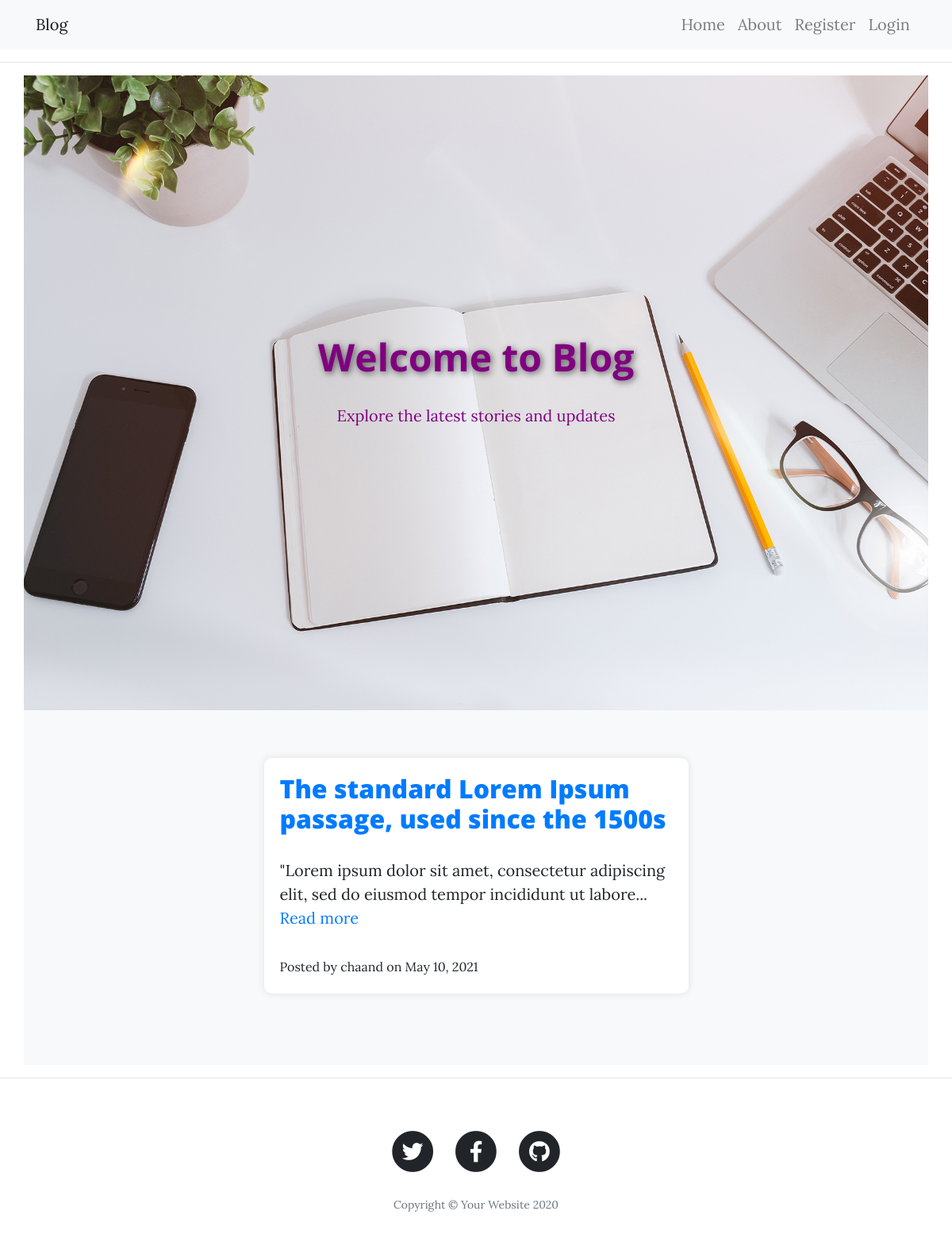
The page / on the database its author committed.
### blog/models.py (models this page shows, shortened)
class Blog(models.Model):
    title = models.CharField(max_length=100)
    content = models.TextField()
    post_created = models.DateTimeField(default=timezone.now)
    author = models.ForeignKey(User, on_delete=models.CASCADE)

### blog/views.py (the view)
# urls.py: path('', views.HomeListView.as_view(), name='blog-homepage'),
class HomeListView(ListView):
    model = Blog
    context_object_name = 'blogs'
    extra_context = {'title': 'Home Django project'}
    ordering = ["-post_created"]
    template_name = 'blog/homepage.html'

### blog/templates/blog/homepage.html (shortened to what this page needs)
{% extends 'blog/base.html' %}
{% load static %}
{% block content %}
<section class="hero">
    <div>
        <h1>Welcome to Blog</h1>
        <p class="lead">Explore the latest stories and updates</p>
    </div>
</section>
<section class="blog-section container">
    <div class="row justify-content-center">
        {% for blog in blogs %}
            <div class="col-md-8 col-lg-6">
                <div class="post-preview">
                    <h2><a href="{% url 'blog-post-detail' blog.id %}">{{ blog.title }}</a></h2>
                    <p>{{ blog.content|slice:":100" }}... <a href="{% url 'blog-post-detail' blog.id %}">Read more</a></p>
                    <small>Posted by {{ blog.author.username }} on {{ blog.post_created|date:"F j, Y" }}</small>
                </div>
            </div>
        {% empty %}
            <p>No blog posts yet.</p>
        {% endfor %}
    </div>
</section>
{% endblock %}

### blog/templates/blog/base.html (shortened to what this page needs)
{% load static %}
<!DOCTYPE html>
<html lang="en">
<head>
    <link href="{% static 'blog/vendor/bootstrap/css/bootstrap.min.css' %}" rel="stylesheet">
    <link href="{% static 'blog/vendor/fontawesome-free/css/all.min.css' %}" rel="stylesheet" type="text/css">
    <link href="{% static 'blog/css/clean-blog.min.css' %}" rel="stylesheet">
    <link href="{% static 'blog/css/clean-blog.min.css' %}" rel="stylesheet">
</head>
<body>
<nav class="navbar navbar-expand-lg navbar-light bg-light">
    <div class="container">
        <a class="navbar-brand" href="{% url 'blog-homepage' %}"> Blog </a>
        <div class="collapse navbar-collapse" id="navbarResponsive">
            <ul class="navbar-nav ml-auto">
                <li class="nav-item">
                    <a class="nav-link" href="{% url 'blog-homepage' %}">Home</a>
                </li>
                <li class="nav-item">
                    <a class="nav-link" href="{% url 'blog-about' %}">About</a>
                </li>
                {% if not user.is_authenticated %}
                <li class="nav-item">
                    <a class="nav-link" href="{% url 'users-register' %}">Register</a>
                </li>
                <li class="nav-item">
                    <a class="nav-link" href="{% url 'users-login' %}">Login</a>
                </li>
                {% endif %}
            </ul>
        </div>
    </div>
</nav>
<hr>
<div class="container">
    <div class="row">
        {% block content %}
        {% endblock %}
    </div>
</div>
<hr>
<footer>
    <div class="container">
        <div class="row">
            <div class="col-lg-8 col-md-10 mx-auto">
                <ul class="list-inline text-center">
                    <li class="list-inline-item">
                        <a href="#">
                <span class="fa-stack fa-lg">
                  <i class="fas fa-circle fa-stack-2x"></i>
                  <i class="fab fa-twitter fa-stack-1x fa-inverse"></i>
                </span>
                        </a>
                    </li>
                    <li class="list-inline-item">
                        <a href="#">
                <span class="fa-stack fa-lg">
                  <i class="fas fa-circle fa-stack-2x"></i>
                  <i class="fab fa-facebook-f fa-stack-1x fa-inverse"></i>
                </span>
                        </a>
                    </li>
                    <li class="list-inline-item">
                        <a href="#">
                <span class="fa-stack fa-lg">
                  <i class="fas fa-circle fa-stack-2x"></i>
                  <i class="fab fa-github fa-stack-1x fa-inverse"></i>
                </span>
                        </a>
                    </li>
                </ul>
                <p class="copyright text-muted">Copyright &copy; Your Website 2020</p>
            </div>
        </div>
    </div>
</footer>
</body>
</html>

### rows shown on the page
Blog: title "The standard Lorem Ipsum passage, used since the 1500s", content "\"Lorem ipsum dolor sit amet, consectetur adipiscing elit, sed do eiusmod tempor incididunt ut labore", author.username "chaand", post_created "May 10, 2021"
